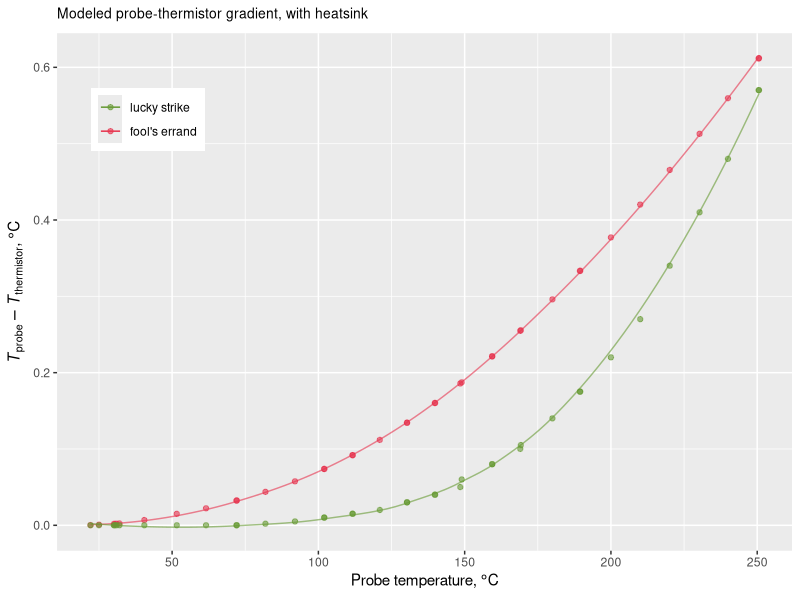

Generate this figure with R:
library(ggplot2)


data <- read.table('simulation.tab')
names(data) = c('probe', 'thermistor', 'nozzle', 'heater')

data_h <- read.table('simulation.heatsink.tab')
names(data_h) = c('probe', 'thermistor', 'nozzle', 'heater')

#postscript(file='', command='cat', paper='special', onefile=F, horizontal=F, width=10, height=4, pointsize=8)
png(filename = 'gradient.heatsink.png', width = 1200, height = 600, pointsize = 16, bg = "white", res = 120)

ggplot() +
  scale_colour_manual('',
    values = c(rgb(0.4, 0.6, 0.2, 0.6), rgb(0.9, 0.2, 0.3, 0.6)),
    labels = c('lucky strike', "fool's errand")
  ) +
  geom_point(data = data_h, mapping = aes(x = probe, y = 0.0001 - 0.15 * (probe - thermistor), color = 'b'), shape = 19, size = 1.5) +
  stat_smooth(data = data_h, mapping = aes(x = probe, y = 0.0001 - 0.15 * (probe - thermistor), color = 'b'), method = "loess", se = FALSE, size = 0.5) +
  geom_point(data = data, mapping = aes(x = probe, y = 0.0001 + probe - thermistor, color = 'a'), shape = 19, size = 1.5) +
  stat_smooth(data = data, mapping = aes(x = probe, y = 0.0001 + probe - thermistor, color = 'a'), method = "loess", se = FALSE, size = 0.5) +
  xlab(expression('Probe temperature, ' * degree * C)) +
  ylab(expression(italic(T)[probe] - italic(T)[thermistor] * ', ' * degree * C)) +
  ggtitle(bquote(paste('Modeled probe-thermistor gradient, with heatsink'))) +
  theme(legend.position = c(0.046, 0.895), legend.justification=c(0,1), legend.text.align = 0, legend.title = element_blank(), plot.title = element_text(size=10))
